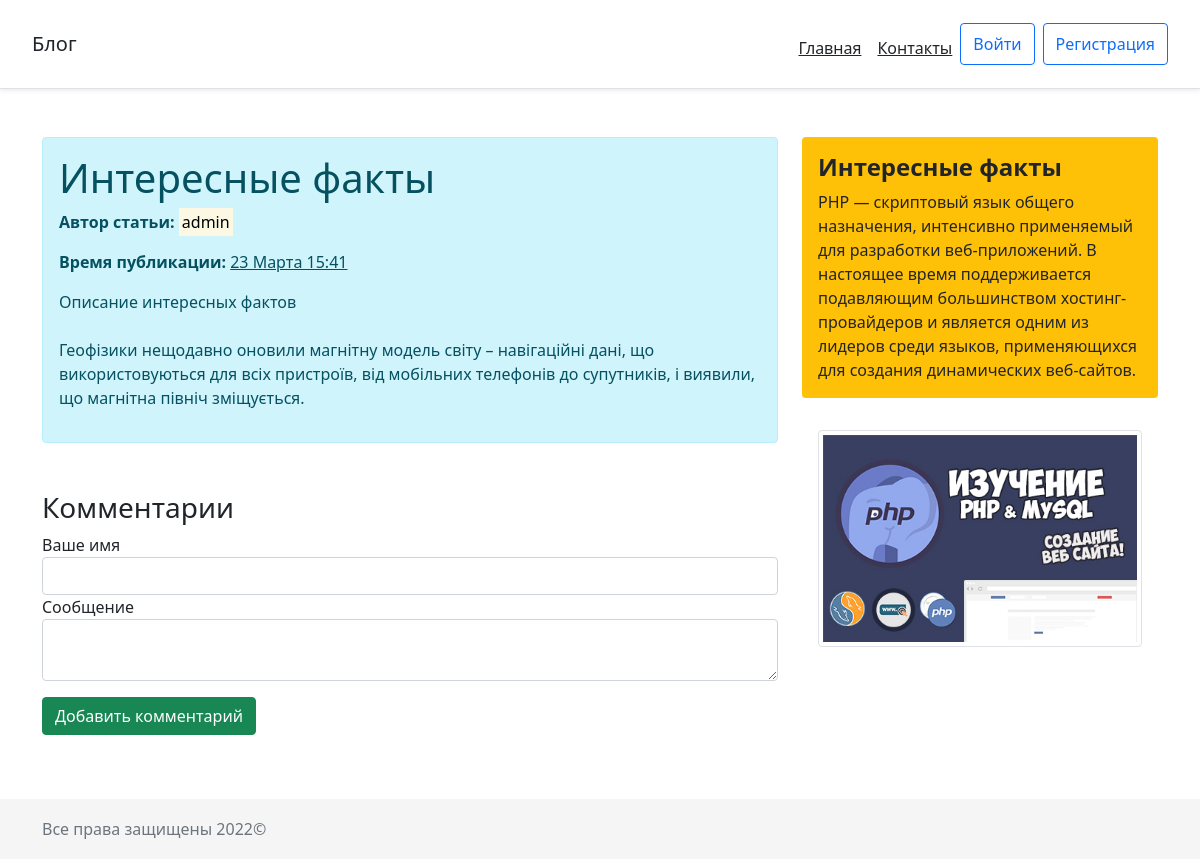
The app's page /news.php?id=5 with its own data.
### tables this page shows
CREATE TABLE `articles` (
  `id` int UNSIGNED NOT NULL,
  `title` varchar(255) NOT NULL,
  `intro` text NOT NULL,
  `text` text NOT NULL,
  `date` int UNSIGNED NOT NULL,
  `avtor` varchar(20) NOT NULL
);

### news.php (the view, shortened to what this page needs)
<!DOCTYPE html>
<html lang="ru">
<head>
    <?php
    require_once 'mysql_connect.php';
    $sql = 'SELECT * FROM `articles` WHERE `id` = :id';
    $query = $pdo->prepare($sql);
    $query->execute(['id' => $_GET['id']]);
    $article = $query->fetch(PDO::FETCH_OBJ);
    require 'blocks/head.php';
    ?>
</head>
<body>
<?php require 'blocks/header.php'; ?>
<main class="container mt-5">
    <div class="row">
        <div class="col-md-8 mb-3">
            <div class="alert alert-info">
                <h1><?=$article->title?></h1>
                <p><b>Автор статьи:</b> <mark><?=$article->avtor?></mark></p>
                <?php
                $date = date('d ', $article->date);
                $array = ["Января", "Февраля", "Марта", "Апреля", "Мая", "Июня", "Июля", "Августа", "Сентября", "Октября", "Ноября", "Декабря"];
                $date .= $array[date('n', $article->date) - 1];
                $date .= date(' H:i', $article->date);
                ?>
                <p><b>Время публикации:</b> <u><?=$date?></u></p>
                <p>
                    <?=$article->intro?>
                    <br><br>
                    <?=$article->text?>
                </p>
            </div>
            <h3 class="mt-5">Комментарии</h3>
            <form action="/news.php?id=<?=$_GET['id']?>" method="post">
                <label for="username">Ваше имя</label>
                <input type="text" name="username" value="<?=$_COOKIE['login']?>" id="username" class="form-control">
                <label for="mess">Сообщение</label>
                <textarea name="mess" id="mess" class="form-control"></textarea>
                <button type="submit" id="mess_send" class="btn btn-success mt-3 mb-5">
                    Добавить комментарий
                </button>
            </form>
        </div>
        <?php require 'blocks/aside.php'; ?>
    </div>
</main>
<?php require 'blocks/footer.php'; ?>
</body>
</html>

### records on screen
articles: title "Интересные факты", avtor "admin", date "23 Марта 15:41", intro "Описание интересных фактов", text "Геофізики нещодавно оновили магнітну модель світу – навігаційні дані, що використовуються для всіх пристроїв, від мобільних телефонів до супутників, і виявили, що магнітна північ зміщується."
